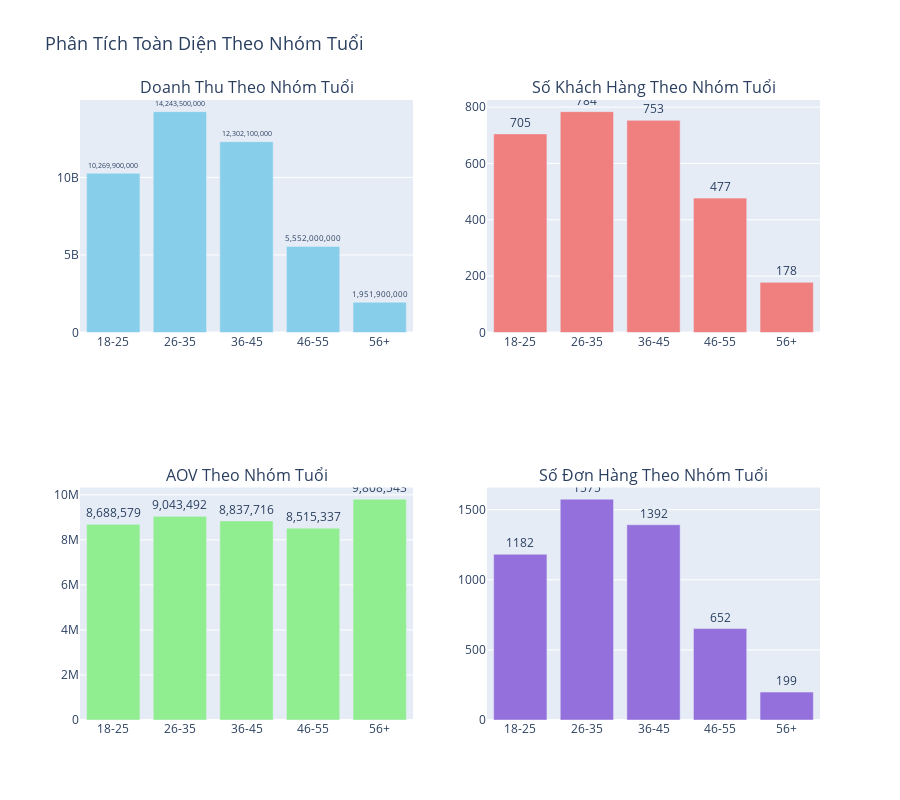
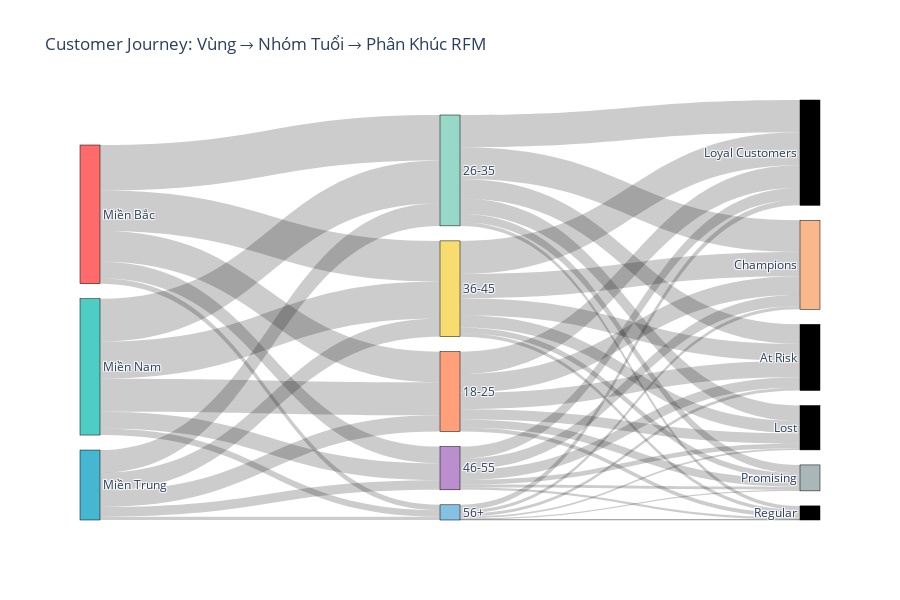

The code cell stored with these charts, in order, in its notebook:
### Markdown cell above
CELL 11: Phân tích và trực quan hóa chi tiết theo nhóm khách hàng

### Code cell
print("\n👥 PHÂN TÍCH CHI TIẾT THEO NHÓM KHÁCH HÀNG")
print("=" * 80)

# Phân tích theo nhóm tuổi
age_analysis = df.groupby('age_group').agg({
    'order_id': 'count',
    'total': ['sum', 'mean'],
    'customer_id': 'nunique'
}).round(0)

age_analysis.columns = ['Số đơn hàng', 'Tổng doanh thu', 'AOV', 'Số KH']
age_analysis['% Doanh thu'] = (age_analysis['Tổng doanh thu'] / age_analysis['Tổng doanh thu'].sum() * 100).round(2)

print("\n📊 Phân tích theo nhóm tuổi:")
print(age_analysis.sort_values('Tổng doanh thu', ascending=False))

# Tìm nhóm tuổi chính
primary_age_group = age_analysis['Tổng doanh thu'].idxmax()
print(f"\n🎯 Nhóm tuổi đóng góp nhiều nhất: {primary_age_group}")

# Phân tích theo vùng và nhóm tuổi
region_age = df.groupby(['region', 'age_group'])['total'].sum().unstack(fill_value=0)

# Tạo comprehensive visualizations
fig = make_subplots(
    rows=2, cols=2,
    subplot_titles=('Doanh Thu Theo Nhóm Tuổi', 'Số Khách Hàng Theo Nhóm Tuổi',
                    'AOV Theo Nhóm Tuổi', 'Số Đơn Hàng Theo Nhóm Tuổi'),
    specs=[[{"type": "bar"}, {"type": "bar"}],
           [{"type": "bar"}, {"type": "bar"}]]
)

# 1. Doanh thu theo nhóm tuổi
fig.add_trace(
    go.Bar(x=age_analysis.index, y=age_analysis['Tổng doanh thu'],
           marker_color='skyblue', text=age_analysis['Tổng doanh thu'],
           texttemplate='%{text:,.0f}', textposition='outside'),
    row=1, col=1
)

# 2. Số khách hàng
fig.add_trace(
    go.Bar(x=age_analysis.index, y=age_analysis['Số KH'],
           marker_color='lightcoral', text=age_analysis['Số KH'],
           textposition='outside'),
    row=1, col=2
)

# 3. AOV
fig.add_trace(
    go.Bar(x=age_analysis.index, y=age_analysis['AOV'],
           marker_color='lightgreen', text=age_analysis['AOV'],
           texttemplate='%{text:,.0f}', textposition='outside'),
    row=2, col=1
)

# 4. Số đơn hàng
fig.add_trace(
    go.Bar(x=age_analysis.index, y=age_analysis['Số đơn hàng'],
           marker_color='mediumpurple', text=age_analysis['Số đơn hàng'],
           textposition='outside'),
    row=2, col=2
)

fig.update_layout(height=800, showlegend=False,
                  title_text="Phân Tích Toàn Diện Theo Nhóm Tuổi",
                  title_font_size=18)
plt.savefig("../img/phan_tich_toan_dien_theo_nhom_tuoi.png", dpi=300, bbox_inches='tight')
fig.show()

# Matplotlib visualizations
fig_mat, axes = plt.subplots(2, 2, figsize=(16, 10))

# 1. Pie chart - Tỷ lệ doanh thu theo nhóm tuổi
colors_age = ['#FF6B6B', '#4ECDC4', '#45B7D1', '#FFA07A', '#98D8C8']
explode = [0.1 if i == age_analysis['Tổng doanh thu'].idxmax() else 0 
           for i in age_analysis.index]
axes[0, 0].pie(age_analysis['Tổng doanh thu'], labels=age_analysis.index, 
               autopct='%1.1f%%', colors=colors_age, explode=explode,
               startangle=90, shadow=True)
axes[0, 0].set_title('Tỷ Lệ Doanh Thu Theo Nhóm Tuổi', fontsize=12, fontweight='bold')

# 2. Heatmap vùng x nhóm tuổi
sns.heatmap(region_age/1e6, annot=True, fmt='.1f', cmap='YlOrRd', ax=axes[0, 1], 
            cbar_kws={'label': 'Doanh thu (Triệu VND)'})
axes[0, 1].set_title('Doanh Thu: Vùng × Nhóm Tuổi', fontsize=12, fontweight='bold')
axes[0, 1].set_xlabel('Nhóm tuổi')
axes[0, 1].set_ylabel('Vùng')

# 3. Grouped bar chart - So sánh metrics
x = np.arange(len(age_analysis.index))
width = 0.25
axes[1, 0].bar(x - width, age_analysis['Số đơn hàng']/10, width, 
               label='Số đơn hàng (/10)', color='steelblue', alpha=0.8)
axes[1, 0].bar(x, age_analysis['Số KH'], width, 
               label='Số khách hàng', color='coral', alpha=0.8)
axes[1, 0].bar(x + width, age_analysis['AOV']/100000, width, 
               label='AOV (/100k)', color='lightgreen', alpha=0.8)
axes[1, 0].set_xlabel('Nhóm tuổi')
axes[1, 0].set_ylabel('Giá trị')
axes[1, 0].set_title('So Sánh Các Chỉ Số Theo Nhóm Tuổi', fontsize=12, fontweight='bold')
axes[1, 0].set_xticks(x)
axes[1, 0].set_xticklabels(age_analysis.index)
axes[1, 0].legend()
axes[1, 0].grid(alpha=0.3, axis='y')

# 4. Violin plot - Phân phối doanh thu theo nhóm tuổi
for i, age_grp in enumerate(df['age_group'].cat.categories):
    data = df[df['age_group'] == age_grp]['total']
    parts = axes[1, 1].violinplot([data], positions=[i], widths=0.7,
                                    showmeans=True, showmedians=True)
    for pc in parts['bodies']:
        pc.set_facecolor(colors_age[i % len(colors_age)])
        pc.set_alpha(0.7)

axes[1, 1].set_title('Phân Phối Doanh Thu Theo Nhóm Tuổi (Violin Plot)', 
                      fontsize=12, fontweight='bold')
axes[1, 1].set_xticks(range(len(df['age_group'].cat.categories)))
axes[1, 1].set_xticklabels(df['age_group'].cat.categories)
axes[1, 1].set_xlabel('Nhóm tuổi')
axes[1, 1].set_ylabel('Doanh thu (VND)')
axes[1, 1].grid(alpha=0.3, axis='y')

plt.tight_layout()
plt.savefig("../img/phan_tich_chi_tiet_theo_nhom_khach_hang.png", dpi=300, bbox_inches='tight')
plt.show()

# Thêm Sankey diagram cho customer journey
# Tạo dữ liệu cho Sankey: Vùng -> Nhóm tuổi -> Phân khúc RFM
df_sankey = df.merge(rfm[['customer_id', 'segment']], on='customer_id')

# Tính toán flows
flows_region_age = df_sankey.groupby(['region', 'age_group'])['total'].sum().reset_index()
flows_age_segment = df_sankey.groupby(['age_group', 'segment'])['total'].sum().reset_index()

# Tạo nodes và links cho Sankey
all_nodes = list(df_sankey['region'].unique()) + \
            list(df_sankey['age_group'].cat.categories) + \
            list(df_sankey['segment'].unique())

node_dict = {node: idx for idx, node in enumerate(all_nodes)}

# Links
links_source = []
links_target = []
links_value = []

for _, row in flows_region_age.iterrows():
    links_source.append(node_dict[row['region']])
    links_target.append(node_dict[row['age_group']])
    links_value.append(row['total'])

for _, row in flows_age_segment.iterrows():
    links_source.append(node_dict[row['age_group']])
    links_target.append(node_dict[row['segment']])
    links_value.append(row['total'])

fig_sankey = go.Figure(data=[go.Sankey(
    node=dict(
        pad=15,
        thickness=20,
        line=dict(color="black", width=0.5),
        label=all_nodes,
        color=['#FF6B6B', '#4ECDC4', '#45B7D1', '#FFA07A', '#98D8C8',
               '#F7DC6F', '#BB8FCE', '#85C1E2', '#F8B88B', '#AAB7B8']
    ),
    link=dict(
        source=links_source,
        target=links_target,
        value=links_value
    )
)])

fig_sankey.update_layout(
    title_text="Customer Journey: Vùng → Nhóm Tuổi → Phân Khúc RFM",
    font_size=12,
    height=600
)
plt.savefig("../img/sankey_customer_journey.png", dpi=300, bbox_inches='tight')
fig_sankey.show()

print("\n✅ Hoàn thành phân tích nhóm khách hàng với trực quan hóa đa dạng!")

### Figure 1 — Plotly figure (JSON) as saved in the notebook; plotly's stock layout.template omitted (floating-point values rounded to 4 significant figures)
{"data": [{"marker": {"color": "skyblue"}, "text": [10269900000, 14243500000, 12302100000, 5552000000, 1951900000], "textposition": "outside", "texttemplate": "%{text:,.0f}", "type": "bar", "x": ["18-25", "26-35", "36-45", "46-55", "56+"], "xaxis": "x", "y": [10269900000, 14243500000, 12302100000, 5552000000, 1951900000], "yaxis": "y"}, {"marker": {"color": "lightcoral"}, "text": [705, 784, 753, 477, 178], "textposition": "outside", "type": "bar", "x": ["18-25", "26-35", "36-45", "46-55", "56+"], "xaxis": "x2", "y": [705, 784, 753, 477, 178], "yaxis": "y2"}, {"marker": {"color": "lightgreen"}, "text": [8688579, 9043492, 8837716, 8515337, 9808543], "textposition": "outside", "texttemplate": "%{text:,.0f}", "type": "bar", "x": ["18-25", "26-35", "36-45", "46-55", "56+"], "xaxis": "x3", "y": [8688579, 9043492, 8837716, 8515337, 9808543], "yaxis": "y3"}, {"marker": {"color": "mediumpurple"}, "text": [1182, 1575, 1392, 652, 199], "textposition": "outside", "type": "bar", "x": ["18-25", "26-35", "36-45", "46-55", "56+"], "xaxis": "x4", "y": [1182, 1575, 1392, 652, 199], "yaxis": "y4"}], "layout": {"annotations": [{"font": {"size": 16}, "showarrow": false, "text": "Doanh Thu Theo Nhóm Tuổi", "x": 0.225, "xanchor": "center", "xref": "paper", "y": 1, "yanchor": "bottom", "yref": "paper"}, {"font": {"size": 16}, "showarrow": false, "text": "Số Khách Hàng Theo Nhóm Tuổi", "x": 0.775, "xanchor": "center", "xref": "paper", "y": 1, "yanchor": "bottom", "yref": "paper"}, {"font": {"size": 16}, "showarrow": false, "text": "AOV Theo Nhóm Tuổi", "x": 0.225, "xanchor": "center", "xref": "paper", "y": 0.375, "yanchor": "bottom", "yref": "paper"}, {"font": {"size": 16}, "showarrow": false, "text": "Số Đơn Hàng Theo Nhóm Tuổi", "x": 0.775, "xanchor": "center", "xref": "paper", "y": 0.375, "yanchor": "bottom", "yref": "paper"}], "height": 800, "showlegend": false, "title": {"font": {"size": 18}, "text": "Phân Tích Toàn Diện Theo Nhóm Tuổi"}, "xaxis": {"anchor": "y", "domain": [0, 0.45]}, "xaxis2": {"anchor": "y2", "domain": [0.55, 1]}, "xaxis3": {"anchor": "y3", "domain": [0, 0.45]}, "xaxis4": {"anchor": "y4", "domain": [0.55, 1]}, "yaxis": {"anchor": "x", "domain": [0.625, 1]}, "yaxis2": {"anchor": "x2", "domain": [0.625, 1]}, "yaxis3": {"anchor": "x3", "domain": [0, 0.375]}, "yaxis4": {"anchor": "x4", "domain": [0, 0.375]}}}

### Figure 2 — Plotly figure (JSON) as saved in the notebook; plotly's stock layout.template omitted (floating-point values rounded to 4 significant figures)
{"data": [{"link": {"source": [0, 0, 0, 0, 0, 1, 1, 1, 1, 1, 2, 2, 2, 2, 2, 3, 3, 3, 3, 3, 3, 4, 4, 4, 4, 4, 4, 5, 5, 5, 5, 5, 5, 6, 6, 6, 6, 6, 6, 7, 7, 7, 7, 7, 7], "target": [3, 4, 5, 6, 7, 3, 4, 5, 6, 7, 3, 4, 5, 6, 7, 11, 8, 10, 13, 9, 12, 11, 8, 10, 13, 9, 12, 11, 8, 10, 13, 9, 12, 11, 8, 10, 13, 9, 12, 11, 8, 10, 13, 9, 12], "value": [3941300000, 5832400000, 5210000000, 2141900000, 693900000, 4239800000, 5495500000, 4771800000, 2172400000, 833500000, 2088800000, 2915600000, 2320300000, 1237700000, 424500000, 2101500000, 2415100000, 1342600000, 2871600000, 1005500000, 533600000, 2523900000, 4062500000, 1973100000, 4145700000, 1061600000, 476700000, 2182700000, 3128300000, 1580000000, 4239900000, 728200000, 443000000, 1301100000, 1412100000, 592900000, 1567300000, 384400000, 294200000, 394300000, 410300000, 217900000, 707900000, 156500000, 65000000]}, "node": {"color": ["#FF6B6B", "#4ECDC4", "#45B7D1", "#FFA07A", "#98D8C8", "#F7DC6F", "#BB8FCE", "#85C1E2", "#F8B88B", "#AAB7B8"], "label": ["Miền Bắc", "Miền Nam", "Miền Trung", "18-25", "26-35", "36-45", "46-55", "56+", "Champions", "Promising", "Lost", "At Risk", "Regular", "Loyal Customers"], "line": {"color": "black", "width": 0.5}, "pad": 15, "thickness": 20}, "type": "sankey"}], "layout": {"font": {"size": 12}, "height": 600, "title": {"text": "Customer Journey: Vùng → Nhóm Tuổi → Phân Khúc RFM"}}}
